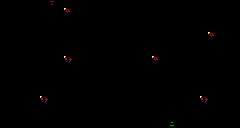

The image is a tile-based game level rendered from a .tmx file. Its description and complete source (layers, tilesets, objects, tile grids) follow:
An orthogonal 30x16 tile map with 8x8 px tiles, 3 tile layers (Geometry, Spawns, Background).

<map version="1.10" tiledversion="1.11.0" orientation="orthogonal" renderorder="right-down" width="30" height="16" tilewidth="8" tileheight="8" infinite="0" nextlayerid="4" nextobjectid="1">
 <tileset firstgid="1" source="Project/RoomShaper.tsx" />
 <layer id="1" name="Geometry" width="30" height="16">
  <data encoding="csv">
0,0,0,0,0,0,7,0,0,0,0,0,0,0,0,0,0,0,1,1,1,2,1,1,1,1,1,1,1,1,
0,0,0,0,0,0,2,0,0,0,0,0,0,0,0,0,0,0,0,1,1,2,1,1,1,1,1,1,1,0,
0,0,0,1,1,1,2,1,1,1,0,0,0,0,0,0,0,0,0,0,0,2,0,0,0,0,0,0,0,0,
0,0,0,0,1,1,2,1,1,0,0,0,0,0,0,0,0,0,0,0,0,2,0,0,0,0,0,0,0,0,
0,0,0,0,0,0,2,0,0,0,0,0,0,0,0,0,0,0,0,0,1,1,1,1,4,0,0,0,0,0,
4,0,0,0,0,0,2,0,0,0,0,0,0,0,0,0,0,0,0,0,1,1,1,1,1,2,1,1,1,1,
1,4,0,0,0,0,2,0,0,0,0,0,0,0,0,0,0,0,0,0,0,0,0,1,1,2,1,1,1,1,
1,1,4,0,0,0,2,0,0,0,0,0,0,0,0,0,0,0,0,0,0,0,0,0,0,2,1,1,1,1,
1,1,1,1,1,1,1,1,1,1,1,4,0,0,0,0,3,1,1,1,1,2,1,1,1,1,1,1,1,1,
1,1,1,1,1,1,1,1,1,1,1,1,0,0,0,0,1,1,1,1,1,2,1,1,1,1,1,1,1,1,
0,0,0,0,0,0,0,0,0,1,1,1,0,0,0,0,1,1,0,0,0,2,0,0,0,0,0,0,0,0,
1,1,4,0,0,0,0,0,0,0,0,0,0,0,0,0,0,0,0,0,0,2,0,0,0,0,0,0,1,1,
1,1,1,4,0,0,0,0,0,0,0,0,0,0,0,0,0,0,0,0,0,2,0,0,0,0,0,0,1,1,
1,1,1,1,1,1,2,1,1,4,0,0,0,0,0,0,0,0,0,3,1,2,1,1,1,1,1,1,1,1,
1,1,1,1,1,1,2,1,1,1,4,0,0,0,0,0,0,3,1,1,1,2,1,1,1,1,1,1,1,1,
1,1,1,1,1,1,2,1,1,1,1,4,0,0,0,0,0,1,1,1,1,6,1,1,1,1,1,1,1,1
</data>
 </layer>
 <layer id="2" name="Spawns" width="30" height="16">
  <data encoding="csv">
0,0,0,0,0,0,0,0,0,0,0,0,0,0,0,0,0,0,0,0,0,0,0,0,0,0,0,0,0,0,
0,0,0,0,0,0,0,0,26,0,0,0,0,0,0,0,0,0,0,0,0,0,0,0,0,0,0,0,0,0,
0,0,0,0,0,0,0,0,0,0,0,0,0,0,0,0,0,0,0,0,0,0,0,0,0,0,0,0,0,0,
0,0,0,0,0,0,0,0,0,0,0,0,0,0,0,0,0,0,0,0,0,0,0,0,0,0,0,0,0,0,
0,0,0,0,0,0,0,0,0,0,0,0,0,0,0,0,0,0,0,0,0,0,0,0,0,0,26,0,0,0,
0,0,0,0,0,0,0,0,0,0,0,0,0,0,0,0,0,0,0,0,0,0,0,0,0,0,0,0,0,0,
0,0,0,0,0,0,0,0,0,0,0,0,0,0,0,0,0,0,0,0,0,0,0,0,0,0,0,0,0,0,
0,0,0,0,0,0,0,0,28,0,0,0,0,0,0,0,0,0,0,26,0,0,0,0,0,0,0,0,0,0,
0,0,0,0,0,0,0,0,0,0,0,0,0,0,0,0,0,0,0,0,0,0,0,0,0,0,0,0,0,0,
0,0,0,0,0,0,0,0,0,0,0,0,0,0,0,0,0,0,0,0,0,0,0,0,0,0,0,0,0,0,
0,0,0,0,0,0,0,0,0,0,0,0,0,0,0,0,0,0,0,0,0,0,0,0,0,0,0,0,0,0,
0,0,0,0,0,0,0,0,0,0,0,0,0,0,0,0,0,0,0,0,0,0,0,0,0,0,0,0,0,0,
0,0,0,0,0,28,0,0,0,0,0,0,0,0,0,0,0,0,0,0,0,0,0,0,0,28,0,0,0,0,
0,0,0,0,0,0,0,0,0,0,0,0,0,0,0,0,0,0,0,0,0,0,0,0,0,0,0,0,0,0,
0,0,0,0,0,0,0,0,0,0,0,0,0,0,0,0,0,0,0,0,0,0,0,0,0,0,0,0,0,0,
0,0,0,0,0,0,0,0,0,0,0,0,0,0,0,0,0,0,0,0,0,0,0,0,0,0,0,0,0,0
</data>
 </layer>
 <layer id="3" name="Background" width="30" height="16">
  <data encoding="csv">
0,0,0,0,0,0,0,0,0,0,0,0,0,0,0,0,0,0,0,0,0,0,0,0,0,0,0,0,0,0,
0,0,0,0,0,0,0,0,0,0,0,0,0,0,0,0,0,0,0,0,0,0,0,0,0,0,0,0,0,0,
0,0,0,0,0,0,0,0,0,0,0,0,0,0,0,0,0,0,0,0,0,0,0,0,0,0,0,0,0,0,
0,0,0,0,0,0,0,0,0,0,0,0,0,0,0,0,0,0,0,0,0,0,0,0,0,0,0,0,0,0,
0,0,0,0,0,0,0,0,0,0,0,0,0,0,0,0,0,0,0,0,0,0,0,0,0,0,0,0,0,0,
0,0,0,0,0,0,0,0,0,0,0,0,0,0,0,0,0,0,0,0,0,0,0,0,0,0,0,0,0,0,
0,0,0,0,0,0,0,0,0,0,0,0,0,0,0,0,0,0,0,0,0,0,0,0,0,0,0,0,0,0,
0,0,0,0,0,0,0,0,0,0,0,0,0,0,0,0,0,0,0,0,0,0,0,0,0,0,0,0,0,0,
0,0,0,0,0,0,0,0,0,0,0,0,0,0,0,0,0,0,0,0,0,0,0,0,0,0,0,0,0,0,
0,0,0,0,0,0,0,0,0,0,0,0,0,0,0,0,0,0,0,0,0,0,0,0,0,0,0,0,0,0,
0,0,0,0,0,0,0,0,0,0,0,0,0,0,0,0,0,0,0,0,0,0,0,0,0,0,0,0,0,0,
0,0,0,0,0,0,0,0,0,0,0,0,0,0,0,0,0,0,0,0,0,0,0,0,0,0,0,0,0,0,
0,0,0,0,0,0,0,0,0,0,0,0,0,0,0,0,0,0,0,0,0,0,0,0,0,0,0,0,0,0,
0,0,0,0,0,0,0,0,0,0,0,0,0,0,0,0,0,0,0,0,0,0,0,0,0,0,0,0,0,0,
0,0,0,0,0,0,0,0,0,0,0,0,0,0,0,0,0,0,0,0,0,0,0,0,0,0,0,0,0,0,
0,0,0,0,0,0,0,0,0,0,0,0,0,0,0,0,0,0,0,0,0,0,0,0,0,0,0,0,0,0
</data>
 </layer>
</map>
